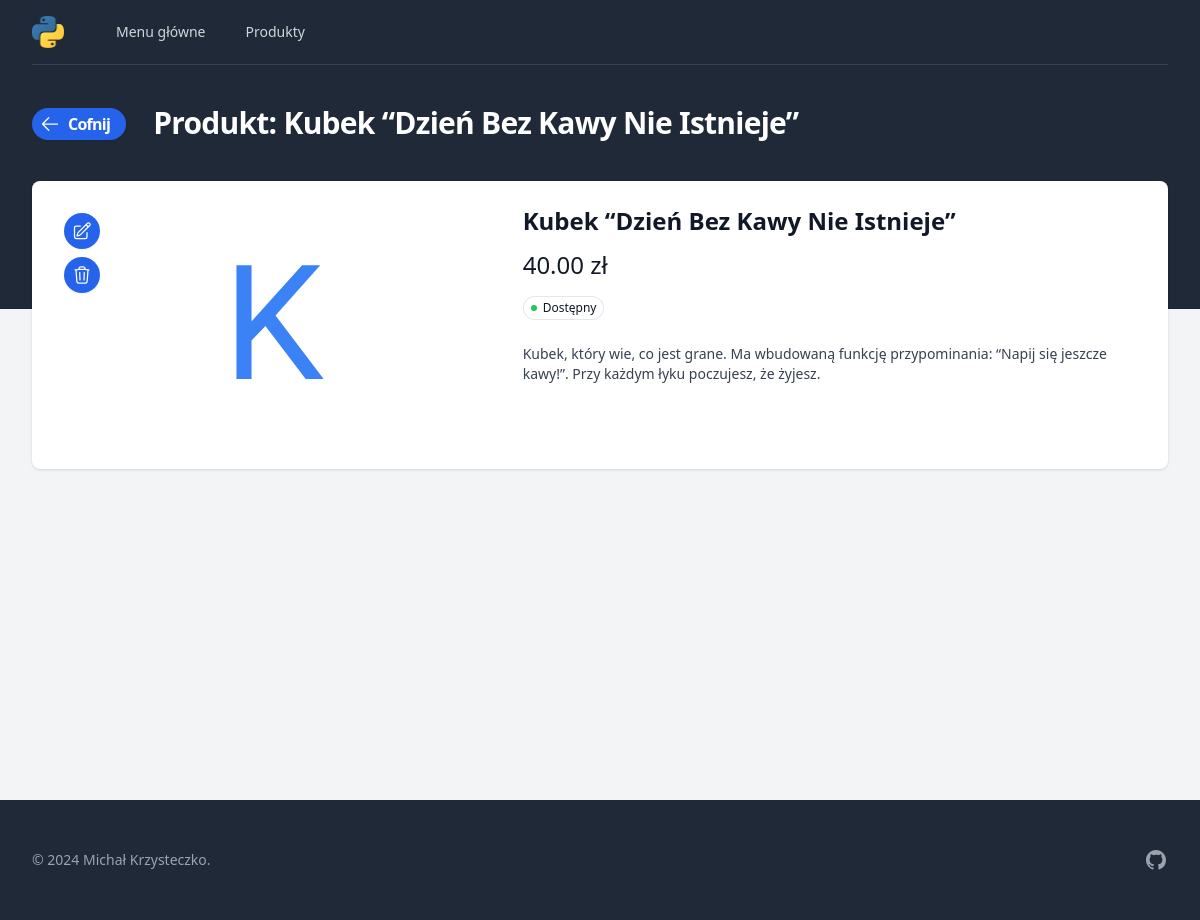
Screenshot of /produkt/9/ with the database file from the repository.
### main/models.py (models this page shows, shortened)
class Produkt(models.Model):
    nazwa = models.CharField(max_length=200)
    opis = models.TextField(blank=True, null=True)
    cena = models.DecimalField(max_digits=10, decimal_places=2)
    dostepny = models.BooleanField(default=True)
    data_dodania = models.DateTimeField(auto_now_add=True)

### main/views.py (the view)
# urls.py: path('produkt/<int:product_id>/', views.product_id, name='product_path'),
def product_id(request, product_id):
    produkt = get_object_or_404(Produkt, id=product_id)
    return render(request, 'main/show.html', {'produkt': produkt})

### main/templates/main/show.html (shortened to what this page needs)
{% extends 'theme/base.html' %}
{% block title %}
  <a href="{% url 'products_path' %}" class="text-base inline-flex items-center justify-center rounded-full bg-blue-600 mr-5 pl-2 pr-4 py-1 text-white shadow-sm hover:bg-blue-500 focus-visible:outline focus-visible:outline-2 focus-visible:outline-offset-2 focus-visible:outline-blue-600 transition-all duration-200">
    <svg xmlns="http://www.w3.org/2000/svg" fill="none" viewBox="0 0 24 24" stroke-width="1.5" stroke="currentColor" class="size-5 mr-2">
      <path stroke-linecap="round" stroke-linejoin="round" d="M10.5 19.5 3 12m0 0 7.5-7.5M3 12h18" />
    </svg>
    Cofnij
  </a>
  Produkt: {{produkt.nazwa}}
{% endblock %}
{% block content %}
  <div class="grid w-full grid-cols-1 items-start gap-x-6 gap-y-8 sm:grid-cols-12 lg:gap-x-8 relative">
    <div class="sm:col-span-4 lg:col-span-5 size-full flex justify-center items-center">
      <span class="rubik-glitch-regular text-[10rem] text-blue-500 aspect-square w-full text-center {% if not produkt.dostepny %}blur-sm{% endif %}">{{ produkt.nazwa|slice:":1" }}</span>
    </div>
    <div class="sm:col-span-8 lg:col-span-7">
      <h2 class="text-2xl font-bold text-gray-900 sm:pr-12">{{produkt.nazwa}}</h2>
      <section aria-labelledby="information-heading" class="mt-3">
        <p class="text-2xl text-gray-900">{{produkt.cena}} zł</p>
        <div class="mt-3">
          {% if produkt.dostepny %}
            <span class="inline-flex items-center gap-x-1.5 rounded-full px-2 py-1 text-xs font-medium text-gray-900 ring-1 ring-inset ring-gray-200">
              <svg class="size-1.5 fill-green-500" viewBox="0 0 6 6" aria-hidden="true">
                <circle cx="3" cy="3" r="3" />
              </svg>
              Dostępny
            </span>
          {% endif %}
        </div>
        <div class="mt-6">
          <p class="text-sm text-gray-700">{{produkt.opis}}</p>
        </div>
      </section>
    </div>
    <div class="flex flex-col absolute top-2 left-2 gap-2">
      <a href={% url 'product_edit_path' produkt.id %} class="group w-fit flex flex-row items-center justify-center rounded-full bg-blue-600 p-2 text-white shadow-sm
        hover:bg-orange-500 focus-visible:outline focus-visible:outline-2 focus-visible:outline-offset-2 focus-visible:outline-blue-600 transition-all duration-300">
      </a>
      <form action="{% url 'products_path' %}" method="POST" class="group w-fit flex flex-row items-center justify-center rounded-full bg-blue-600 p-2 text-white shadow-sm
        hover:bg-red-500 focus-visible:outline focus-visible:outline-2 focus-visible:outline-offset-2 focus-visible:outline-blue-600 transition-all duration-300 relative">
        <button type="submit" onclick="return confirm('Czy na pewno chcesz usunąć produkt {{ produkt.nazwa }}?')" class="absolute inset-0"></button>
      </form>
    </div>
  </div>
{% endblock %}

### rows the page displays
Produkt: nazwa "Kubek “Dzień Bez Kawy Nie Istnieje”", nazwa "K", cena "40.00", opis "Kubek, który wie, co jest grane. Ma wbudowaną funkcję przypominania: “Napij się jeszcze kawy!”. Przy każdym łyku poczujesz, że żyjesz."
